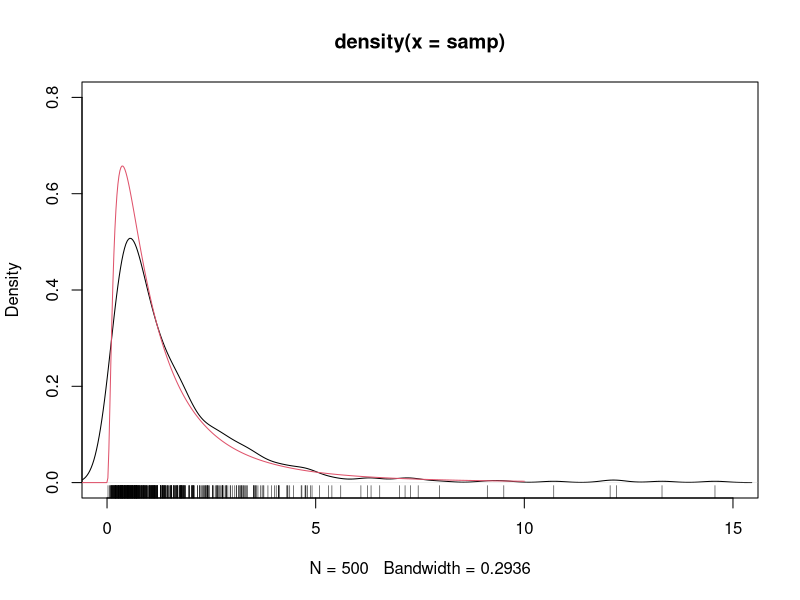

Here is the R script that generated this plot: (Note: this script raises an error after producing the figure.)
# Sample from a LN(0, 1)
set.seed(123456)
samp <- rlnorm(n = 500)

# kde and density
plot(density(samp), ylim = c(0, 0.8), xlim = c(0,15))
curve(dlnorm(x), from = -2, to = 10, n = 500, col = 2, add = TRUE)
rug(samp)


kernel.xpe <- function(x, sample, h){
  n = length(sample)
  return(dexp(x, mean = sample, sd = h))
}

kde <- function(x, sample, h){
  n = length(sample)
  return((1/(n*h))*sum(kernel.gaussian(x, sample, h)))
}

curve(z(x, sample,1),
      from = -40, to = 40,
      main = glue("h = 1"),
      xlab = 'sample',
      ylab = 'estimated density',
      add = TRUE)

z <- Vectorize(kde, vectorize.args = 'x')